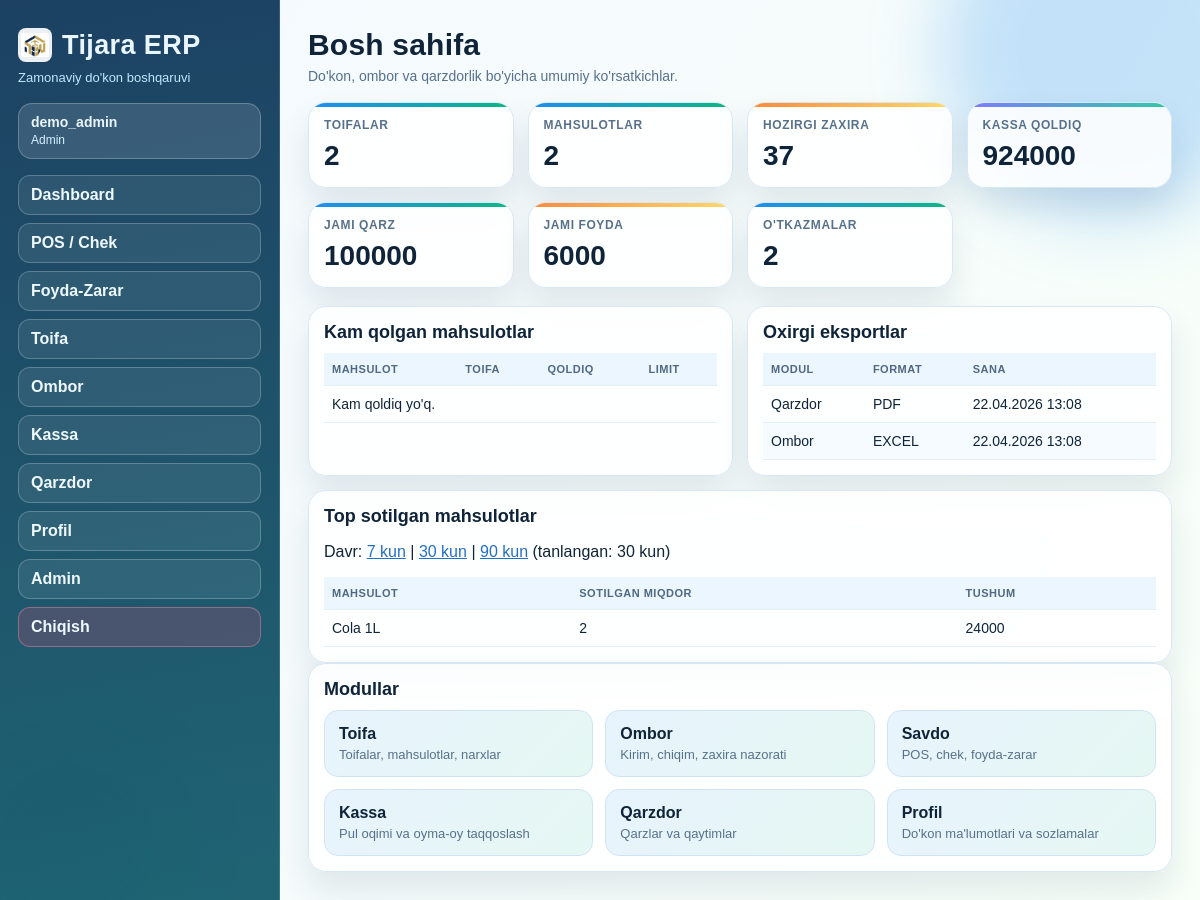
Screenshot of / (signed in) with the database file from the repository.
### profil/models.py (models this page shows, shortened)
class ExportLog(models.Model):
    TYPE_EXCEL = "EXCEL"
    TYPE_PDF = "PDF"
    FILE_TYPES = (
        (TYPE_EXCEL, "Excel"),
        (TYPE_PDF, "PDF"),
    )
    module = models.CharField(max_length=50)
    file_type = models.CharField(max_length=10, choices=FILE_TYPES)
    generated_by = models.ForeignKey(
        settings.AUTH_USER_MODEL, null=True, blank=True, on_delete=models.SET_NULL
    )
    created_at = models.DateTimeField(default=timezone.now)
    class Meta:
        ordering = ["-created_at"]
        verbose_name = "Eksport log"
        verbose_name_plural = "Eksport loglari"

### toifa/models.py (models this page shows, shortened)
class Product(models.Model):
    UNIT_PCS = "dona"
    UNIT_KG = "kg"
    UNIT_LITER = "litr"
    UNIT_CHOICES = (
        (UNIT_PCS, "Dona"),
        (UNIT_KG, "Kilogram"),
        (UNIT_LITER, "Litr"),
    )
    category = models.ForeignKey(Category, on_delete=models.PROTECT, related_name="products")
    name = models.CharField(max_length=150)
    unit = models.CharField(max_length=20, choices=UNIT_CHOICES, default=UNIT_PCS)
    sale_price = models.DecimalField(max_digits=14, decimal_places=2, default=0)
    min_stock_limit = models.DecimalField(max_digits=14, decimal_places=3, default=0)
    image_url = models.URLField(blank=True)
    is_active = models.BooleanField(default=True)
    created_at = models.DateTimeField(auto_now_add=True)
    class Meta:
        unique_together = ("category", "name")
        ordering = ["category__order", "name"]
        verbose_name = "Mahsulot"
        verbose_name_plural = "Mahsulotlar"

### core/views.py (the view)
# urls.py: path("", dashboard, name="web-dashboard"),
@login_required
@user_passes_test(_is_admin_like, login_url="/operator/")
def dashboard(request):
    period = request.GET.get("period", "30")
    period_days = 30
    if period in {"7", "30", "90"}:
        period_days = int(period)
    period_start = timezone.now() - timedelta(days=period_days)
    qty_field = DecimalField(max_digits=14, decimal_places=3)
    money_field = DecimalField(max_digits=14, decimal_places=2)
    qty_zero = Value(0, output_field=qty_field)
    money_zero = Value(0, output_field=money_field)
    stock = StockMovement.objects.aggregate(
        jami_kirim=Coalesce(
            Sum(
                Case(
                    When(movement_type=StockMovement.TYPE_IN, then=F("quantity")),
                    default=qty_zero,
                    output_field=qty_field,
                )
            ),
            qty_zero,
        ),
        jami_chiqim=Coalesce(
            Sum(
                Case(
                    When(movement_type=StockMovement.TYPE_OUT, then=F("quantity")),
                    default=qty_zero,
                    output_field=qty_field,
                )
            ),
            qty_zero,
        ),
    )
    cash = CashTransaction.objects.aggregate(
        jami_kirim=Coalesce(
            Sum(
                Case(
                    When(direction=CashTransaction.DIR_IN, then=F("amount")),
                    default=money_zero,
                    output_field=money_field,
                )
            ),
            money_zero,
        ),
        jami_chiqim=Coalesce(
            Sum(
                Case(
                    When(direction=CashTransaction.DIR_OUT, then=F("amount")),
                    default=money_zero,
                    output_field=money_field,
                )
            ),
            money_zero,
        ),
    )
    debt_total = Debt.objects.aggregate(total=Coalesce(Sum("remaining_amount"), money_zero))["total"]
    sales_profit = Sale.objects.filter(is_finalized=True).aggregate(
        total=Coalesce(Sum("profit_amount", output_field=money_field), money_zero, output_field=money_field)
    )["total"]
    low_stock = (
        Product.objects.annotate(
            kirim=Coalesce(
                Sum("stock_movements__quantity", filter=Q(stock_movements__movement_type=StockMovement.TYPE_IN)),
                qty_zero,
            ),
            chiqim=Coalesce(
                Sum("stock_movements__quantity", filter=Q(stock_movements__movement_type=StockMovement.TYPE_OUT)),
                qty_zero,
            ),
        )
        .annotate(current_stock=ExpressionWrapper(F("kirim") - F("chiqim"), output_field=qty_field))
        .filter(current_stock__lte=F("min_stock_limit"))
        .select_related("category")
        .order_by("current_stock")[:7]
    )
    context = {
        "cards": {
            "toifalar": Category.objects.count(),
            "mahsulotlar": Product.objects.count(),
            "hozirgi_zaxira": stock["jami_kirim"] - stock["jami_chiqim"],
            "kassa_qoldiq": cash["jami_kirim"] - cash["jami_chiqim"],
            "jami_qarz": debt_total,
            "jami_foyda": sales_profit,
            "otkazmalar": CashTransfer.objects.count(),
        },
        "low_stock_items": low_stock,
        "recent_exports": ExportLog.objects.select_related("generated_by").order_by("-created_at")[:8],
        "modules": [
            {"name": "Toifa", "desc": "Toifalar, mahsulotlar, narxlar", "url_name": "web-toifa"},
            {"name": "Ombor", "desc": "Kirim, chiqim, zaxira nazorati", "url_name": "web-ombor"},
            {"name": "Savdo", "desc": "POS, chek, foyda-zarar", "url_name": "web-pos"},
            {"name": "Kassa", "desc": "Pul oqimi va oyma-oy taqqoslash", "url_name": "web-kassa"},
            {"name": "Qarzdor", "desc": "Qarzlar va qaytimlar", "url_name": "web-qarzdor"},
            {"name": "Profil", "desc": "Do'kon ma'lumotlari va sozlamalar", "url_name": "web-profil"},
        ],
        "top_products": (
            SaleItem.objects.filter(sale__is_finalized=True, sale__sold_at__gte=period_start)
            .values("product__name")
            .annotate(
                total_qty=Coalesce(Sum("quantity", output_field=qty_field), qty_zero, output_field=qty_field),
                total_revenue=Coalesce(
                    Sum(F("quantity") * F("unit_price"), output_field=money_field),
                    money_zero,
                    output_field=money_field,
                ),
            )
            .order_by("-total_qty")[:10]
        ),
        "period_days": period_days,
    }
    return render(request, "dashboard.html", context)

### core/views.py (called while the page is built)
def _is_admin_like(user):
    return user.is_authenticated and (user.is_superuser or user.is_staff)

### templates/dashboard.html (shortened to what this page needs)
{% extends "base.html" %}
{% block content %}
<section class="header">
    <h2>Bosh sahifa</h2>
    <p>Do'kon, ombor va qarzdorlik bo'yicha umumiy ko'rsatkichlar.</p>
</section>
<section class="cards">
    <article class="card"><h3>Toifalar</h3><strong>{{ cards.toifalar }}</strong></article>
    <article class="card"><h3>Mahsulotlar</h3><strong>{{ cards.mahsulotlar }}</strong></article>
    <article class="card"><h3>Hozirgi zaxira</h3><strong>{{ cards.hozirgi_zaxira }}</strong></article>
    <article class="card"><h3>Kassa qoldiq</h3><strong>{{ cards.kassa_qoldiq }}</strong></article>
    <article class="card"><h3>Jami qarz</h3><strong>{{ cards.jami_qarz }}</strong></article>
    <article class="card"><h3>Jami foyda</h3><strong>{{ cards.jami_foyda }}</strong></article>
    <article class="card"><h3>O'tkazmalar</h3><strong>{{ cards.otkazmalar }}</strong></article>
</section>
<section class="grid-2">
    <div class="panel">
        <h3>Kam qolgan mahsulotlar</h3>
        <table>
            <thead><tr><th>Mahsulot</th><th>Toifa</th><th>Qoldiq</th><th>Limit</th></tr></thead>
            <tbody>
                {% for item in low_stock_items %}
                <tr>
                    <td>{{ item.name }}</td>
                    <td>{{ item.category.name }}</td>
                    <td>{{ item.current_stock }}</td>
                    <td>{{ item.min_stock_limit }}</td>
                </tr>
                {% empty %}
                <tr><td colspan="4">Kam qoldiq yo'q.</td></tr>
                {% endfor %}
            </tbody>
        </table>
    </div>
    <div class="panel">
        <h3>Oxirgi eksportlar</h3>
        <table>
            <thead><tr><th>Modul</th><th>Format</th><th>Sana</th></tr></thead>
            <tbody>
                {% for log in recent_exports %}
                <tr>
                    <td>{{ log.module }}</td>
                    <td>{{ log.file_type }}</td>
                    <td>{{ log.created_at|date:"d.m.Y H:i" }}</td>
                </tr>
                {% empty %}
                <tr><td colspan="3">Eksport loglar yo'q.</td></tr>
                {% endfor %}
            </tbody>
        </table>
    </div>
</section>
<section class="panel">
    <h3>Top sotilgan mahsulotlar</h3>
    <p>
        Davr:
        <a href="/?period=7">7 kun</a> |
        <a href="/?period=30">30 kun</a> |
        <a href="/?period=90">90 kun</a>
        (tanlangan: {{ period_days }} kun)
    </p>
    <table>
        <thead><tr><th>Mahsulot</th><th>Sotilgan miqdor</th><th>Tushum</th></tr></thead>
        <tbody>
            {% for row in top_products %}
            <tr>
                <td>{{ row.product__name }}</td>
                <td>{{ row.total_qty }}</td>
                <td>{{ row.total_revenue }}</td>
            </tr>
            {% empty %}
            <tr><td colspan="3">Bu davrda sotuv yo'q.</td></tr>
            {% endfor %}
        </tbody>
    </table>
</section>
<section class="panel">
    <h3>Modullar</h3>
    <div class="module-grid">
        {% for module in modules %}
        <a class="module-card" href="{% url module.url_name %}">
            <h4>{{ module.name }}</h4>
            <p>{{ module.desc }}</p>
        </a>
        {% endfor %}
    </div>
</section>
{% endblock %}

### templates/base.html (shortened to what this page needs)
{% load static %}
<!DOCTYPE html>
<html lang="uz">
<head>
    <link rel="stylesheet" href="{% static 'css/app.css' %}">
</head>
<body>
    <div class="bg-orb orb-two"></div>
    <div class="layout">
        <aside class="sidebar">
            <div class="brand-wrap">
                <img class="brand-logo" src="{% static 'img/tijara-logo.png' %}" alt="Tijara logo">
                <h1>Tijara ERP</h1>
            </div>
            <p>Zamonaviy do'kon boshqaruvi</p>
            {% if user.is_authenticated %}
            <div class="user-chip">
                <strong>{{ user.username }}</strong>
                <span>{% if user.is_superuser or user.is_staff %}Admin{% else %}Operator{% endif %}</span>
            </div>
            {% endif %}
            <nav>
                {% if user.is_authenticated %}
                    {% if user.is_superuser or user.is_staff %}
                    <a class="nav-link" href="{% url 'web-dashboard' %}">Dashboard</a>
                    <a class="nav-link" href="{% url 'web-pos' %}">POS / Chek</a>
                    <a class="nav-link" href="{% url 'web-profit' %}">Foyda-Zarar</a>
                    <a class="nav-link" href="{% url 'web-toifa' %}">Toifa</a>
                    <a class="nav-link" href="{% url 'web-ombor' %}">Ombor</a>
                    <a class="nav-link" href="{% url 'web-kassa' %}">Kassa</a>
                    <a class="nav-link" href="{% url 'web-qarzdor' %}">Qarzdor</a>
                    <a class="nav-link" href="{% url 'web-profil' %}">Profil</a>
                    <a class="nav-link" href="/admin/">Admin</a>
                    {% endif %}
                    <a class="nav-link nav-danger" href="{% url 'logout' %}">Chiqish</a>
                {% else %}
                    <a class="nav-link" href="{% url 'login' %}">Kirish</a>
                    <a class="nav-link" href="/admin/login/">Admin kirish</a>
                {% endif %}
            </nav>
        </aside>
        <main class="content">
            {% block content %}{% endblock %}
        </main>
    </div>
</body>
</html>

### static/css/app.css (style rules this page uses)
:root { --bg-1: #f4f9ff; --bg-2: #f8fff8; --text: #0f2438; --muted: #58718b; --line: #d8e7f5; --card: rgba(255, 255, 255, 0.86); --glass: blur(10px); --brand-a: #1f8ef1; --brand-b: #0bb783; --brand-c: #ff8a3d; --danger: #f0446f; --shadow: 0 18px 32px rgba(17, 52, 84, 0.1); }
* { box-sizing: border-box; }
body { margin: 0; font-family: "Sora", "Manrope", sans-serif; color: var(--text); background: linear-gradient(120deg, var(--bg-1), var(--bg-2)); }
a { color: #226eca; }
.bg-orb { position: fixed; border-radius: 999px; pointer-events: none; filter: blur(35px); z-index: 0; animation: drift 12s ease-in-out infinite alternate; }
.orb-two { width: 280px; height: 280px; bottom: -90px; left: -70px; background: rgba(11, 183, 131, 0.2); animation-delay: 0.8s; }
.layout { display: grid; grid-template-columns: 280px 1fr; min-height: 100vh; position: relative; z-index: 2; }
.sidebar { padding: 28px 18px; background: linear-gradient(170deg, rgba(16, 55, 90, 0.95), rgba(20, 92, 108, 0.95)); color: #eaf6ff; border-right: 1px solid rgba(255, 255, 255, 0.14); }
.brand-wrap { display: flex; align-items: center; gap: 10px; }
.brand-logo { width: 34px; height: 34px; object-fit: contain; border-radius: 8px; background: rgba(255, 255, 255, 0.92); padding: 3px; }
.sidebar h1 { margin: 0; font-size: 27px; letter-spacing: 0.4px; }
.sidebar p { margin: 8px 0 18px; color: #bee8ff; font-size: 13px; }
.user-chip { border: 1px solid rgba(255, 255, 255, 0.24); background: rgba(255, 255, 255, 0.12); border-radius: 14px; padding: 10px 12px; margin-bottom: 16px; }
.user-chip strong { display: block; font-size: 14px; }
.user-chip span { font-size: 12px; color: #d7f2ff; }
.sidebar nav { display: flex; flex-direction: column; gap: 8px; }
.nav-link { text-decoration: none; color: #eef9ff; font-weight: 600; border-radius: 12px; padding: 10px 12px; border: 1px solid rgba(255, 255, 255, 0.22); background: rgba(255, 255, 255, 0.08); transition: all 0.2s ease; }
.nav-danger { border-color: rgba(255, 149, 176, 0.4); background: rgba(240, 68, 111, 0.2); }
.content { padding: 28px; }
.header h2 { margin: 0 0 6px; font-size: 30px; letter-spacing: 0.2px; }
.header p { margin: 0 0 18px; color: var(--muted); font-size: 14px; }
.cards { display: grid; grid-template-columns: repeat(auto-fill, minmax(170px, 1fr)); gap: 14px; margin-bottom: 18px; }
.card { background: var(--card); border: 1px solid var(--line); border-radius: 18px; padding: 15px; box-shadow: var(--shadow); backdrop-filter: var(--glass); position: relative; overflow: hidden; }
.card::before { content: ""; position: absolute; top: 0; left: 0; right: 0; height: 4px; background: linear-gradient(90deg, var(--brand-a), var(--brand-b)); }
.cards .card:nth-child(3n)::before { background: linear-gradient(90deg, var(--brand-c), #ffd86a); }
.cards .card:nth-child(4n)::before { background: linear-gradient(90deg, #7d7bff, #31c9a6); }
.card h3 { margin: 0; font-size: 12px; color: var(--muted); font-weight: 700; text-transform: uppercase; letter-spacing: 0.6px; }
.card strong { margin-top: 8px; display: block; font-size: 28px; font-weight: 700; }
.grid-2 { display: grid; grid-template-columns: repeat(2, minmax(0, 1fr)); gap: 14px; margin-bottom: 14px; }
.panel { background: var(--card); border: 1px solid var(--line); border-radius: 18px; box-shadow: var(--shadow); padding: 15px; backdrop-filter: var(--glass); }
.panel h3 { margin: 0 0 10px; font-size: 18px; }
table { width: 100%; border-collapse: collapse; font-size: 14px; overflow: hidden; }
th, td { border-bottom: 1px solid #e4eef8; text-align: left; padding: 10px 8px; }
tbody tr:nth-child(even) { background: rgba(31, 142, 241, 0.04); }
th { color: #4f6983; font-size: 11px; letter-spacing: 0.5px; text-transform: uppercase; background: rgba(31, 142, 241, 0.08); }
.module-grid { display: grid; grid-template-columns: repeat(auto-fill, minmax(210px, 1fr)); gap: 12px; }
.module-card { text-decoration: none; color: inherit; border: 1px solid #cfe3f4; border-radius: 14px; padding: 14px; background: linear-gradient(135deg, rgba(31, 142, 241, 0.1), rgba(11, 183, 131, 0.1)); transition: transform 0.2s ease, box-shadow 0.2s ease; }
.module-card h4 { margin: 0 0 4px; }
.module-card p { margin: 0; color: var(--muted); font-size: 13px; }

### rows the page displays
ExportLog: module "Qarzdor", file_type "PDF", created_at "22.04.2026 13:08"
ExportLog: module "Ombor", file_type "EXCEL", created_at "22.04.2026 13:08"
Product: product__name "Cola 1L", total_qty "2", total_revenue "24000"

### other values shown
{{ user.username }} "demo_admin"
{{ cards.toifalar }} "2"
{{ cards.mahsulotlar }} "2"
{{ cards.hozirgi_zaxira }} "37"
{{ cards.kassa_qoldiq }} "924000"
{{ cards.jami_qarz }} "100000"
{{ cards.jami_foyda }} "6000"
{{ cards.otkazmalar }} "2"
{{ period_days }} "30"
{{ module.name }} "Toifa" "Ombor" "Savdo" "Kassa" "Qarzdor" "Profil"
{{ module.desc }} "Toifalar, mahsulotlar, narxlar" "Kirim, chiqim, zaxira nazorati" "POS, chek, foyda-zarar" "Pul oqimi va oyma-oy taqqoslash" "Qarzlar va qaytimlar" "Do'kon ma'lumotlari va sozlamalar"
